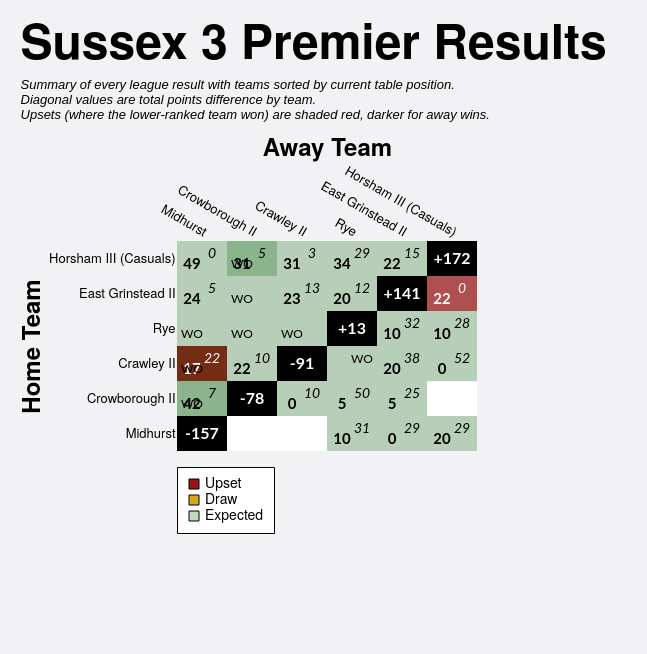

Express this chart as Vega-Lite.
### Vega-Lite specification from a JSON file in a GitHub repository (floating-point values rounded to 4 significant figures)
{"config": {"axis": {"labelFont": "PT Sans Narrow, Helvetica Neue, Helvetica, Arial, sans-serif", "titleFont": "PT Sans Narrow, Helvetica Neue, Helvetica, Arial, sans-serif", "labelFontSize": 13, "titleFontSize": 24, "gridColor": "#202947", "gridOpacity": 0.2}, "text": {"font": "Lato, sans-serif"}, "bar": {"cornerRadiusEnd": 5}, "header": {"labelFont": "PT Sans Narrow, Helvetica Neue, Helvetica, Arial, sans-serif", "titleFont": "PT Sans Narrow, Helvetica Neue, Helvetica, Arial, sans-serif", "labelFontSize": 24, "titleFontSize": 28, "labelFontWeight": "bold", "orient": "left"}, "legend": {"labelFont": "PT Sans Narrow, Helvetica Neue, Helvetica, Arial, sans-serif", "titleFont": "PT Sans Narrow, Helvetica Neue, Helvetica, Arial, sans-serif", "labelFontSize": 14, "titleFontSize": 16, "titlePadding": 5, "fillColor": "white", "strokeColor": "black", "padding": 10, "titleFontWeight": "lighter", "titleFontStyle": "italic", "titleColor": "gray", "offset": 10}, "title": {"font": "PT Sans Narrow, Helvetica Neue, Helvetica, Arial, sans-serif", "fontSize": 48, "fontWeight": "bold", "anchor": "start", "align": "center", "titlePadding": 20, "subtitlePadding": 10, "subtitleFontSize": 13, "subtitleColor": "", "subtitleFontStyle": "italic", "offset": 15, "color": "black"}, "axisX": {"labelAngle": 0}, "facet": {"title": null, "header": null, "align": {"row": "each", "column": "each"}}, "resolve": {"scale": {"y": "independent", "facet": "independent"}}, "background": "#f2f1f4", "scale": {"offsetBandPaddingOuter": 0.2, "offsetBandPaddingInner": 0.1}, "view": {"stroke": null}}, "layer": [{"data": {"name": "data-8764dce6b878215d67f8b3fd9065652d"}, "mark": {"type": "rect"}, "encoding": {"color": {"field": "unexpected_result", "legend": {"columns": 1, "direction": "horizontal", "labelExpr": "datum.value === 'Upset (Away Win)' ? 'Upset' : datum.value", "labelLimit": 220, "offset": 16, "orient": "bottom", "symbolStrokeColor": "black", "symbolStrokeWidth": 1, "values": ["Upset (Away Win)", "Draw", "Expected"]}, "scale": {"domain": ["Expected", "Upset (Home Win)", "Upset (Away Win)", "Draw", "To be played", "N/A"], "range": ["#146f1444", "#991515bb", "#991515", "goldenrod", "white", "black"]}, "title": null, "type": "nominal"}, "opacity": {"condition": {"test": "datum.home_team == param_16['home_team'] || datum.away_team == param_16['home_team'] || !isValid(param_16['home_team'])", "value": 1.0}, "value": 0.1}, "tooltip": [{"field": "home_team", "title": "Home", "type": "nominal"}, {"field": "away_team", "title": "Away", "type": "nominal"}, {"field": "home_score_text", "title": "Home Score", "type": "nominal"}, {"field": "away_score_text", "title": "Away Score", "type": "nominal"}, {"field": "result", "title": "Result", "type": "nominal"}, {"field": "unexpected_result", "title": "Unexpectedness", "type": "nominal"}, {"field": "date", "format": "%d %b %Y", "title": "Date", "type": "temporal"}], "x": {"axis": {"domain": false, "grid": false, "labelAngle": 30, "orient": "top", "ticks": false}, "field": "away_team", "sort": ["Midhurst", "Crowborough II", "Crawley II", "Rye", "East Grinstead II", "Horsham III (Casuals)"], "title": "Away Team", "type": "nominal"}, "y": {"axis": {"domain": false, "grid": false, "ticks": false}, "field": "home_team", "sort": ["Horsham III (Casuals)", "East Grinstead II", "Rye", "Crawley II", "Crowborough II", "Midhurst"], "title": "Home Team", "type": "nominal"}}, "name": "view_15"}, {"data": {"name": "data-8764dce6b878215d67f8b3fd9065652d"}, "mark": {"type": "text", "fontStyle": "italic", "size": 14, "xOffset": 10, "yOffset": -5}, "encoding": {"color": {"condition": {"test": "(datum.home_team == param_16['home_team'] || datum.away_team == param_16['home_team'] || !isValid(param_16['home_team'])) && datum.unexpected_result == 'Expected'", "value": "black"}, "value": "white"}, "text": {"field": "away_score_text", "type": "nominal"}, "x": {"field": "away_team", "sort": ["Midhurst", "Crowborough II", "Crawley II", "Rye", "East Grinstead II", "Horsham III (Casuals)"], "type": "nominal"}, "y": {"field": "home_team", "sort": ["Horsham III (Casuals)", "East Grinstead II", "Rye", "Crawley II", "Crowborough II", "Midhurst"], "type": "nominal"}}, "transform": [{"filter": "datum.away_score_text != '' && datum.away_score_text != 'WO'"}]}, {"data": {"name": "data-8764dce6b878215d67f8b3fd9065652d"}, "mark": {"type": "text", "size": 12, "xOffset": 10, "yOffset": -5}, "encoding": {"color": {"condition": {"test": "(datum.home_team == param_16['home_team'] || datum.away_team == param_16['home_team'] || !isValid(param_16['home_team'])) && datum.unexpected_result == 'Expected'", "value": "black"}, "value": "white"}, "text": {"field": "away_score_text", "type": "nominal"}, "x": {"field": "away_team", "sort": ["Midhurst", "Crowborough II", "Crawley II", "Rye", "East Grinstead II", "Horsham III (Casuals)"], "type": "nominal"}, "y": {"field": "home_team", "sort": ["Horsham III (Casuals)", "East Grinstead II", "Rye", "Crawley II", "Crowborough II", "Midhurst"], "type": "nominal"}}, "transform": [{"filter": "datum.away_score_text == 'WO'"}]}, {"data": {"name": "data-8764dce6b878215d67f8b3fd9065652d"}, "mark": {"type": "text", "fontWeight": "bold", "size": 15, "xOffset": -10, "yOffset": 5}, "encoding": {"color": {"condition": {"test": "(datum.home_team == param_16['home_team'] || datum.away_team == param_16['home_team'] || !isValid(param_16['home_team'])) && datum.unexpected_result == 'Expected'", "value": "black"}, "value": "white"}, "text": {"field": "home_score_text", "type": "nominal"}, "x": {"field": "away_team", "sort": ["Midhurst", "Crowborough II", "Crawley II", "Rye", "East Grinstead II", "Horsham III (Casuals)"], "type": "nominal"}, "y": {"field": "home_team", "sort": ["Horsham III (Casuals)", "East Grinstead II", "Rye", "Crawley II", "Crowborough II", "Midhurst"], "type": "nominal"}}, "transform": [{"filter": "datum.home_score_text != '' && datum.home_score_text != 'WO'"}]}, {"data": {"name": "data-8764dce6b878215d67f8b3fd9065652d"}, "mark": {"type": "text", "size": 12, "xOffset": -10, "yOffset": 5}, "encoding": {"color": {"condition": {"test": "(datum.home_team == param_16['home_team'] || datum.away_team == param_16['home_team'] || !isValid(param_16['home_team'])) && datum.unexpected_result == 'Expected'", "value": "black"}, "value": "white"}, "text": {"field": "home_score_text", "type": "nominal"}, "x": {"field": "away_team", "sort": ["Midhurst", "Crowborough II", "Crawley II", "Rye", "East Grinstead II", "Horsham III (Casuals)"], "type": "nominal"}, "y": {"field": "home_team", "sort": ["Horsham III (Casuals)", "East Grinstead II", "Rye", "Crawley II", "Crowborough II", "Midhurst"], "type": "nominal"}}, "transform": [{"filter": "datum.home_score_text == 'WO'"}]}, {"data": {"name": "data-99997583bae8392bf271f2a6b991e258"}, "mark": {"type": "text", "color": "white", "fontWeight": "bold", "size": 16}, "encoding": {"text": {"field": "display_text", "type": "nominal"}, "tooltip": [{"field": "home_team", "title": "Team", "type": "nominal"}, {"field": "display_text", "title": "Points Difference", "type": "nominal"}], "x": {"field": "away_team", "sort": ["Midhurst", "Crowborough II", "Crawley II", "Rye", "East Grinstead II", "Horsham III (Casuals)"], "type": "nominal"}, "y": {"field": "home_team", "sort": ["Horsham III (Casuals)", "East Grinstead II", "Rye", "Crawley II", "Crowborough II", "Midhurst"], "type": "nominal"}}}], "height": {"step": 35}, "padding": {"left": 20, "top": 20, "right": 40, "bottom": 120}, "params": [{"name": "param_16", "select": {"type": "point", "clear": "dblclick", "fields": ["home_team"], "on": "click"}, "value": null, "views": ["view_15"]}], "title": {"text": "Sussex 3 Premier Results", "subtitle": ["Summary of every league result with teams sorted by current table position.", "Diagonal values are total points difference by team.", "Upsets (where the lower-ranked team won) are shaded red, darker for away wins."]}, "width": {"step": 50}, "$schema": "https://vega.github.io/schema/vega-lite/v5.20.1.json", "datasets": {"data-8764dce6b878215d67f8b3fd9065652d": [{"home_team": "Crawley II", "away_team": "Crawley II", "match_id": null, "date": "", "home_score": null, "away_score": null, "home_walkover": null, "away_walkover": null, "result": "N/A", "home_score_text": "", "away_score_text": "", "wo_result": "", "score_text": "", "display_text": "-91", "is_diagonal": true, "result_simple": "N/A", "unexpected_result": "N/A", "unexpected_opacity": 1.0}, {"home_team": "Crawley II", "away_team": "Crowborough II", "match_id": "952685", "date": "2022-01-22T00:00:00", "home_score": 22, "away_score": 10, "home_walkover": false, "away_walkover": false, "result": "Home Win", "home_score_text": "22", "away_score_text": "10", "wo_result": "", "score_text": "22-10", "display_text": "22-10", "is_diagonal": false, "result_simple": "Home Win", "unexpected_result": "Expected", "unexpected_opacity": 0.25}, {"home_team": "Crawley II", "away_team": "East Grinstead II", "match_id": "952701", "date": "2022-03-26T00:00:00", "home_score": 20, "away_score": 38, "home_walkover": false, "away_walkover": false, "result": "Away Win", "home_score_text": "20", "away_score_text": "38", "wo_result": "", "score_text": "20-38", "display_text": "20-38", "is_diagonal": false, "result_simple": "Away Win", "unexpected_result": "Expected", "unexpected_opacity": 0.25}, {"home_team": "Crawley II", "away_team": "Horsham III (Casuals)", "match_id": "952691", "date": "2022-02-12T00:00:00", "home_score": 0, "away_score": 52, "home_walkover": false, "away_walkover": false, "result": "Away Win", "home_score_text": "0", "away_score_text": "52", "wo_result": "", "score_text": "0-52", "display_text": "0-52", "is_diagonal": false, "result_simple": "Away Win", "unexpected_result": "Expected", "unexpected_opacity": 0.25}, {"home_team": "Crawley II", "away_team": "Midhurst", "match_id": "957345", "date": "2022-02-19T00:00:00", "home_score": 17, "away_score": 22, "home_walkover": false, "away_walkover": false, "result": "Away Win (LBP)", "home_score_text": "17", "away_score_text": "22", "wo_result": "", "score_text": "17-22", "display_text": "17-22", "is_diagonal": false, "result_simple": "Away Win", "unexpected_result": "Upset (Away Win)", "unexpected_opacity": 1.0}, {"home_team": "Crawley II", "away_team": "Midhurst", "match_id": "952681", "date": "2022-01-15T00:00:00", "home_score": null, "away_score": null, "home_walkover": true, "away_walkover": false, "result": "Home Win", "home_score_text": "WO", "away_score_text": "", "wo_result": "HWO", "score_text": "WO", "display_text": "WO", "is_diagonal": false, "result_simple": "Home Win", "unexpected_result": "Expected", "unexpected_opacity": 0.25}, {"home_team": "Crawley II", "away_team": "Rye", "match_id": "952676", "date": "2021-12-11T00:00:00", "home_score": null, "away_score": null, "home_walkover": false, "away_walkover": true, "result": "Away Win", "home_score_text": "", "away_score_text": "WO", "wo_result": "AWO", "score_text": "WO", "display_text": "WO", "is_diagonal": false, "result_simple": "Away Win", "unexpected_result": "Expected", "unexpected_opacity": 0.25}, {"home_team": "Crowborough II", "away_team": "Crawley II", "match_id": "952697", "date": "2022-03-05T00:00:00", "home_score": 0, "away_score": 10, "home_walkover": false, "away_walkover": false, "result": "Away Win", "home_score_text": "0", "away_score_text": "10", "wo_result": "", "score_text": "0-10", "display_text": "0-10", "is_diagonal": false, "result_simple": "Away Win", "unexpected_result": "Expected", "unexpected_opacity": 0.25}, {"home_team": "Crowborough II", "away_team": "Crowborough II", "match_id": null, "date": "", "home_score": null, "away_score": null, "home_walkover": null, "away_walkover": null, "result": "N/A", "home_score_text": "", "away_score_text": "", "wo_result": "", "score_text": "", "display_text": "-78", "is_diagonal": true, "result_simple": "N/A", "unexpected_result": "N/A", "unexpected_opacity": 1.0}, {"home_team": "Crowborough II", "away_team": "East Grinstead II", "match_id": "952677", "date": "2021-12-11T00:00:00", "home_score": 5, "away_score": 25, "home_walkover": false, "away_walkover": false, "result": "Away Win", "home_score_text": "5", "away_score_text": "25", "wo_result": "", "score_text": "5-25", "display_text": "5-25", "is_diagonal": false, "result_simple": "Away Win", "unexpected_result": "Expected", "unexpected_opacity": 0.25}, {"home_team": "Crowborough II", "away_team": "Horsham III (Casuals)", "match_id": null, "date": "", "home_score": null, "away_score": null, "home_walkover": null, "away_walkover": null, "result": "To be played", "home_score_text": "", "away_score_text": "", "wo_result": "", "score_text": "", "display_text": "", "is_diagonal": false, "result_simple": "To be played", "unexpected_result": "To be played", "unexpected_opacity": 1.0}, {"home_team": "Crowborough II", "away_team": "Midhurst", "match_id": "957845", "date": "2022-03-26T00:00:00", "home_score": 42, "away_score": 7, "home_walkover": false, "away_walkover": false, "result": "Home Win", "home_score_text": "42", "away_score_text": "7", "wo_result": "", "score_text": "42-7", "display_text": "42-7", "is_diagonal": false, "result_simple": "Home Win", "unexpected_result": "Expected", "unexpected_opacity": 0.25}, {"home_team": "Crowborough II", "away_team": "Midhurst", "match_id": "952687", "date": "2022-01-29T00:00:00", "home_score": null, "away_score": null, "home_walkover": true, "away_walkover": false, "result": "Home Win", "home_score_text": "WO", "away_score_text": "", "wo_result": "HWO", "score_text": "WO", "display_text": "WO", "is_diagonal": false, "result_simple": "Home Win", "unexpected_result": "Expected", "unexpected_opacity": 0.25}, {"home_team": "Crowborough II", "away_team": "Rye", "match_id": "952690", "date": "2022-02-12T00:00:00", "home_score": 5, "away_score": 50, "home_walkover": false, "away_walkover": false, "result": "Away Win", "home_score_text": "5", "away_score_text": "50", "wo_result": "", "score_text": "5-50", "display_text": "5-50", "is_diagonal": false, "result_simple": "Away Win", "unexpected_result": "Expected", "unexpected_opacity": 0.25}, {"home_team": "East Grinstead II", "away_team": "Crawley II", "match_id": "952688", "date": "2022-01-29T00:00:00", "home_score": 23, "away_score": 13, "home_walkover": false, "away_walkover": false, "result": "Home Win", "home_score_text": "23", "away_score_text": "13", "wo_result": "", "score_text": "23-13", "display_text": "23-13", "is_diagonal": false, "result_simple": "Home Win", "unexpected_result": "Expected", "unexpected_opacity": 0.25}, {"home_team": "East Grinstead II", "away_team": "Crowborough II", "match_id": "952704", "date": "2022-04-02T00:00:00", "home_score": null, "away_score": null, "home_walkover": true, "away_walkover": false, "result": "Home Win", "home_score_text": "WO", "away_score_text": "", "wo_result": "HWO", "score_text": "WO", "display_text": "WO", "is_diagonal": false, "result_simple": "Home Win", "unexpected_result": "Expected", "unexpected_opacity": 0.25}, {"home_team": "East Grinstead II", "away_team": "East Grinstead II", "match_id": null, "date": "", "home_score": null, "away_score": null, "home_walkover": null, "away_walkover": null, "result": "N/A", "home_score_text": "", "away_score_text": "", "wo_result": "", "score_text": "", "display_text": "+141", "is_diagonal": true, "result_simple": "N/A", "unexpected_result": "N/A", "unexpected_opacity": 1.0}, {"home_team": "East Grinstead II", "away_team": "Horsham III (Casuals)", "match_id": "952698", "date": "2022-03-05T00:00:00", "home_score": 22, "away_score": 0, "home_walkover": false, "away_walkover": false, "result": "Home Win", "home_score_text": "22", "away_score_text": "0", "wo_result": "", "score_text": "22-0", "display_text": "22-0", "is_diagonal": false, "result_simple": "Home Win", "unexpected_result": "Upset (Home Win)", "unexpected_opacity": 0.75}, {"home_team": "East Grinstead II", "away_team": "Midhurst", "match_id": "952692", "date": "2022-02-12T00:00:00", "home_score": 24, "away_score": 5, "home_walkover": false, "away_walkover": false, "result": "Home Win", "home_score_text": "24", "away_score_text": "5", "wo_result": "", "score_text": "24-5", "display_text": "24-5", "is_diagonal": false, "result_simple": "Home Win", "unexpected_result": "Expected", "unexpected_opacity": 0.25}, {"home_team": "East Grinstead II", "away_team": "Rye", "match_id": "952683", "date": "2022-01-15T00:00:00", "home_score": 20, "away_score": 12, "home_walkover": false, "away_walkover": false, "result": "Home Win", "home_score_text": "20", "away_score_text": "12", "wo_result": "", "score_text": "20-12", "display_text": "20-12", "is_diagonal": false, "result_simple": "Home Win", "unexpected_result": "Expected", "unexpected_opacity": 0.25}, {"home_team": "Horsham III (Casuals)", "away_team": "Crawley II", "match_id": "952678", "date": "2021-12-18T00:00:00", "home_score": 31, "away_score": 3, "home_walkover": false, "away_walkover": false, "result": "Home Win", "home_score_text": "31", "away_score_text": "3", "wo_result": "", "score_text": "31-3", "display_text": "31-3", "is_diagonal": false, "result_simple": "Home Win", "unexpected_result": "Expected", "unexpected_opacity": 0.25}, {"home_team": "Horsham III (Casuals)", "away_team": "Crowborough II", "match_id": "957346", "date": "2022-02-19T00:00:00", "home_score": 31, "away_score": 5, "home_walkover": false, "away_walkover": false, "result": "Home Win", "home_score_text": "31", "away_score_text": "5", "wo_result": "", "score_text": "31-5", "display_text": "31-5", "is_diagonal": false, "result_simple": "Home Win", "unexpected_result": "Expected", "unexpected_opacity": 0.25}, {"home_team": "Horsham III (Casuals)", "away_team": "Crowborough II", "match_id": "953050", "date": "2022-01-15T00:00:00", "home_score": null, "away_score": null, "home_walkover": true, "away_walkover": false, "result": "Home Win", "home_score_text": "WO", "away_score_text": "", "wo_result": "HWO", "score_text": "WO", "display_text": "WO", "is_diagonal": false, "result_simple": "Home Win", "unexpected_result": "Expected", "unexpected_opacity": 0.25}, {"home_team": "Horsham III (Casuals)", "away_team": "East Grinstead II", "match_id": "952684", "date": "2022-01-22T00:00:00", "home_score": 22, "away_score": 15, "home_walkover": false, "away_walkover": false, "result": "Home Win (LBP)", "home_score_text": "22", "away_score_text": "15", "wo_result": "", "score_text": "22-15", "display_text": "22-15", "is_diagonal": false, "result_simple": "Home Win", "unexpected_result": "Expected", "unexpected_opacity": 0.25}, {"home_team": "Horsham III (Casuals)", "away_team": "Horsham III (Casuals)", "match_id": null, "date": "", "home_score": null, "away_score": null, "home_walkover": null, "away_walkover": null, "result": "N/A", "home_score_text": "", "away_score_text": "", "wo_result": "", "score_text": "", "display_text": "+172", "is_diagonal": true, "result_simple": "N/A", "unexpected_result": "N/A", "unexpected_opacity": 1.0}, {"home_team": "Horsham III (Casuals)", "away_team": "Midhurst", "match_id": "952675", "date": "2021-12-11T00:00:00", "home_score": 49, "away_score": 0, "home_walkover": false, "away_walkover": false, "result": "Home Win", "home_score_text": "49", "away_score_text": "0", "wo_result": "", "score_text": "49-0", "display_text": "49-0", "is_diagonal": false, "result_simple": "Home Win", "unexpected_result": "Expected", "unexpected_opacity": 0.25}, {"home_team": "Horsham III (Casuals)", "away_team": "Rye", "match_id": "952700", "date": "2022-03-19T00:00:00", "home_score": 34, "away_score": 29, "home_walkover": false, "away_walkover": false, "result": "Home Win (LBP)", "home_score_text": "34", "away_score_text": "29", "wo_result": "", "score_text": "34-29", "display_text": "34-29", "is_diagonal": false, "result_simple": "Home Win", "unexpected_result": "Expected", "unexpected_opacity": 0.25}, {"home_team": "Midhurst", "away_team": "Crawley II", "match_id": null, "date": "", "home_score": null, "away_score": null, "home_walkover": null, "away_walkover": null, "result": "To be played", "home_score_text": "", "away_score_text": "", "wo_result": "", "score_text": "", "display_text": "", "is_diagonal": false, "result_simple": "To be played", "unexpected_result": "To be played", "unexpected_opacity": 1.0}, {"home_team": "Midhurst", "away_team": "Crowborough II", "match_id": null, "date": "", "home_score": null, "away_score": null, "home_walkover": null, "away_walkover": null, "result": "To be played", "home_score_text": "", "away_score_text": "", "wo_result": "", "score_text": "", "display_text": "", "is_diagonal": false, "result_simple": "To be played", "unexpected_result": "To be played", "unexpected_opacity": 1.0}, {"home_team": "Midhurst", "away_team": "East Grinstead II", "match_id": "955168", "date": "2022-01-08T00:00:00", "home_score": 0, "away_score": 29, "home_walkover": false, "away_walkover": false, "result": "Away Win", "home_score_text": "0", "away_score_text": "29", "wo_result": "", "score_text": "0-29", "display_text": "0-29", "is_diagonal": false, "result_simple": "Away Win", "unexpected_result": "Expected", "unexpected_opacity": 0.25}, {"home_team": "Midhurst", "away_team": "Horsham III (Casuals)", "match_id": "952702", "date": "2022-04-02T00:00:00", "home_score": 20, "away_score": 29, "home_walkover": false, "away_walkover": false, "result": "Away Win", "home_score_text": "20", "away_score_text": "29", "wo_result": "", "score_text": "20-29", "display_text": "20-29", "is_diagonal": false, "result_simple": "Away Win", "unexpected_result": "Expected", "unexpected_opacity": 0.25}, {"home_team": "Midhurst", "away_team": "Midhurst", "match_id": null, "date": "", "home_score": null, "away_score": null, "home_walkover": null, "away_walkover": null, "result": "N/A", "home_score_text": "", "away_score_text": "", "wo_result": "", "score_text": "", "display_text": "-157", "is_diagonal": true, "result_simple": "N/A", "unexpected_result": "N/A", "unexpected_opacity": 1.0}, {"home_team": "Midhurst", "away_team": "Rye", "match_id": "952686", "date": "2022-01-22T00:00:00", "home_score": 10, "away_score": 31, "home_walkover": false, "away_walkover": false, "result": "Away Win", "home_score_text": "10", "away_score_text": "31", "wo_result": "", "score_text": "10-31", "display_text": "10-31", "is_diagonal": false, "result_simple": "Away Win", "unexpected_result": "Expected", "unexpected_opacity": 0.25}, {"home_team": "Rye", "away_team": "Crawley II", "match_id": "952703", "date": "2022-04-02T00:00:00", "home_score": null, "away_score": null, "home_walkover": true, "away_walkover": false, "result": "Home Win", "home_score_text": "WO", "away_score_text": "", "wo_result": "HWO", "score_text": "WO", "display_text": "WO", "is_diagonal": false, "result_simple": "Home Win", "unexpected_result": "Expected", "unexpected_opacity": 0.25}, {"home_team": "Rye", "away_team": "Crowborough II", "match_id": "955082", "date": "2022-02-05T00:00:00", "home_score": null, "away_score": null, "home_walkover": true, "away_walkover": false, "result": "Home Win", "home_score_text": "WO", "away_score_text": "", "wo_result": "HWO", "score_text": "WO", "display_text": "WO", "is_diagonal": false, "result_simple": "Home Win", "unexpected_result": "Expected", "unexpected_opacity": 0.25}, {"home_team": "Rye", "away_team": "East Grinstead II", "match_id": "959356", "date": "2022-03-12T00:00:00", "home_score": 10, "away_score": 32, "home_walkover": false, "away_walkover": false, "result": "Away Win", "home_score_text": "10", "away_score_text": "32", "wo_result": "", "score_text": "10-32", "display_text": "10-32", "is_diagonal": false, "result_simple": "Away Win", "unexpected_result": "Expected", "unexpected_opacity": 0.25}, {"home_team": "Rye", "away_team": "Horsham III (Casuals)", "match_id": "952689", "date": "2022-01-29T00:00:00", "home_score": 10, "away_score": 28, "home_walkover": false, "away_walkover": false, "result": "Away Win", "home_score_text": "10", "away_score_text": "28", "wo_result": "", "score_text": "10-28", "display_text": "10-28", "is_diagonal": false, "result_simple": "Away Win", "unexpected_result": "Expected", "unexpected_opacity": 0.25}, {"home_team": "Rye", "away_team": "Midhurst", "match_id": "952696", "date": "2022-03-05T00:00:00", "home_score": null, "away_score": null, "home_walkover": true, "away_walkover": false, "result": "Home Win", "home_score_text": "WO", "away_score_text": "", "wo_result": "HWO", "score_text": "WO", "display_text": "WO", "is_diagonal": false, "result_simple": "Home Win", "unexpected_result": "Expected", "unexpected_opacity": 0.25}, {"home_team": "Rye", "away_team": "Rye", "match_id": null, "date": "", "home_score": null, "away_score": null, "home_walkover": null, "away_walkover": null, "result": "N/A", "home_score_text": "", "away_score_text": "", "wo_result": "", "score_text": "", "display_text": "+13", "is_diagonal": true, "result_simple": "N/A", "unexpected_result": "N/A", "unexpected_opacity": 1.0}], "data-99997583bae8392bf271f2a6b991e258": [{"home_team": "Crawley II", "away_team": "Crawley II", "match_id": null, "date": "", "home_score": null, "away_score": null, "home_walkover": null, "away_walkover": null, "result": "N/A", "home_score_text": "", "away_score_text": "", "wo_result": "", "score_text": "", "display_text": "-91", "is_diagonal": true, "result_simple": "N/A", "unexpected_result": "N/A", "unexpected_opacity": 1.0}, {"home_team": "Crowborough II", "away_team": "Crowborough II", "match_id": null, "date": "", "home_score": null, "away_score": null, "home_walkover": null, "away_walkover": null, "result": "N/A", "home_score_text": "", "away_score_text": "", "wo_result": "", "score_text": "", "display_text": "-78", "is_diagonal": true, "result_simple": "N/A", "unexpected_result": "N/A", "unexpected_opacity": 1.0}, {"home_team": "East Grinstead II", "away_team": "East Grinstead II", "match_id": null, "date": "", "home_score": null, "away_score": null, "home_walkover": null, "away_walkover": null, "result": "N/A", "home_score_text": "", "away_score_text": "", "wo_result": "", "score_text": "", "display_text": "+141", "is_diagonal": true, "result_simple": "N/A", "unexpected_result": "N/A", "unexpected_opacity": 1.0}, {"home_team": "Horsham III (Casuals)", "away_team": "Horsham III (Casuals)", "match_id": null, "date": "", "home_score": null, "away_score": null, "home_walkover": null, "away_walkover": null, "result": "N/A", "home_score_text": "", "away_score_text": "", "wo_result": "", "score_text": "", "display_text": "+172", "is_diagonal": true, "result_simple": "N/A", "unexpected_result": "N/A", "unexpected_opacity": 1.0}, {"home_team": "Midhurst", "away_team": "Midhurst", "match_id": null, "date": "", "home_score": null, "away_score": null, "home_walkover": null, "away_walkover": null, "result": "N/A", "home_score_text": "", "away_score_text": "", "wo_result": "", "score_text": "", "display_text": "-157", "is_diagonal": true, "result_simple": "N/A", "unexpected_result": "N/A", "unexpected_opacity": 1.0}, {"home_team": "Rye", "away_team": "Rye", "match_id": null, "date": "", "home_score": null, "away_score": null, "home_walkover": null, "away_walkover": null, "result": "N/A", "home_score_text": "", "away_score_text": "", "wo_result": "", "score_text": "", "display_text": "+13", "is_diagonal": true, "result_simple": "N/A", "unexpected_result": "N/A", "unexpected_opacity": 1.0}]}}
